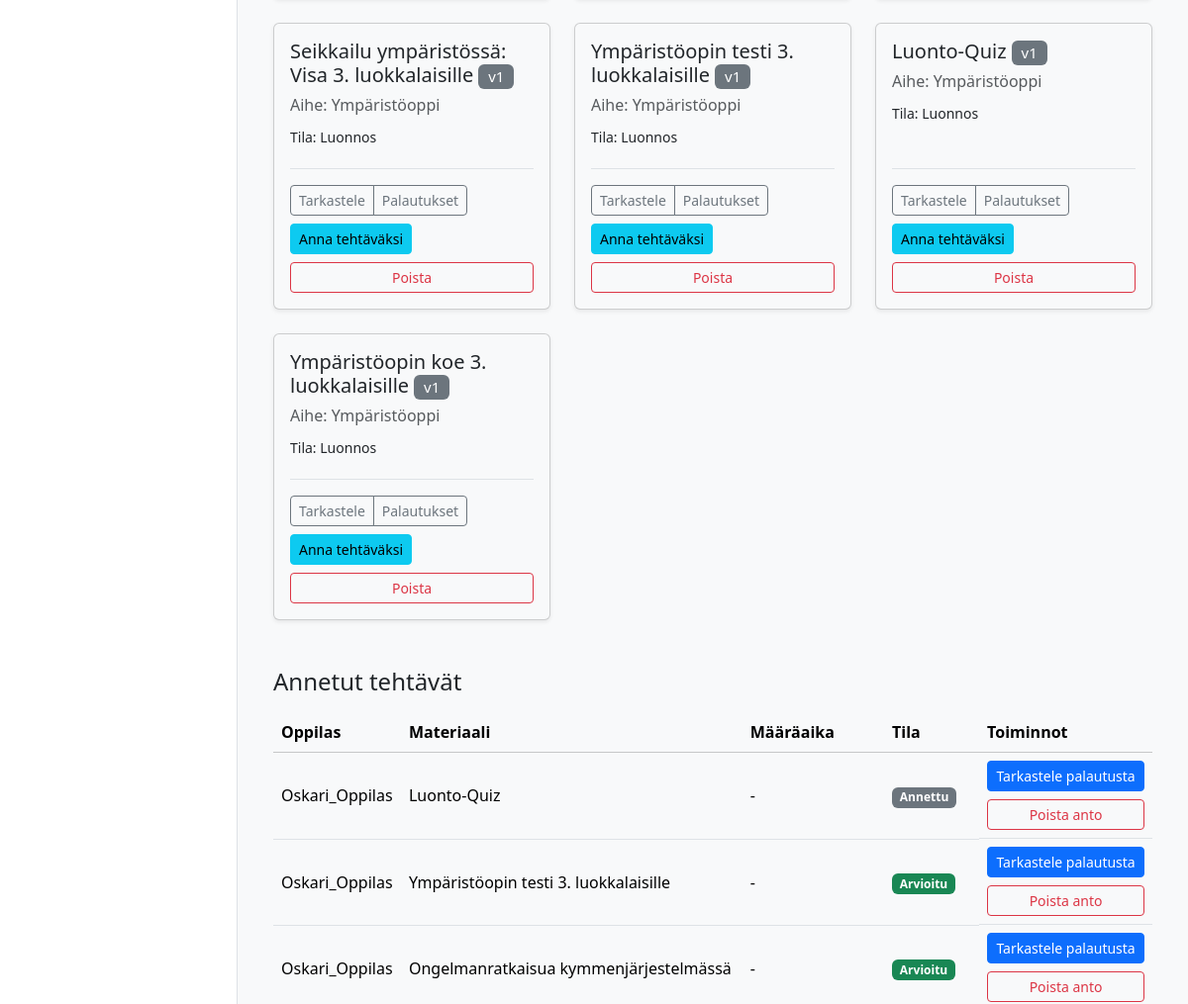
The app's page / (signed in, middle part), older data.
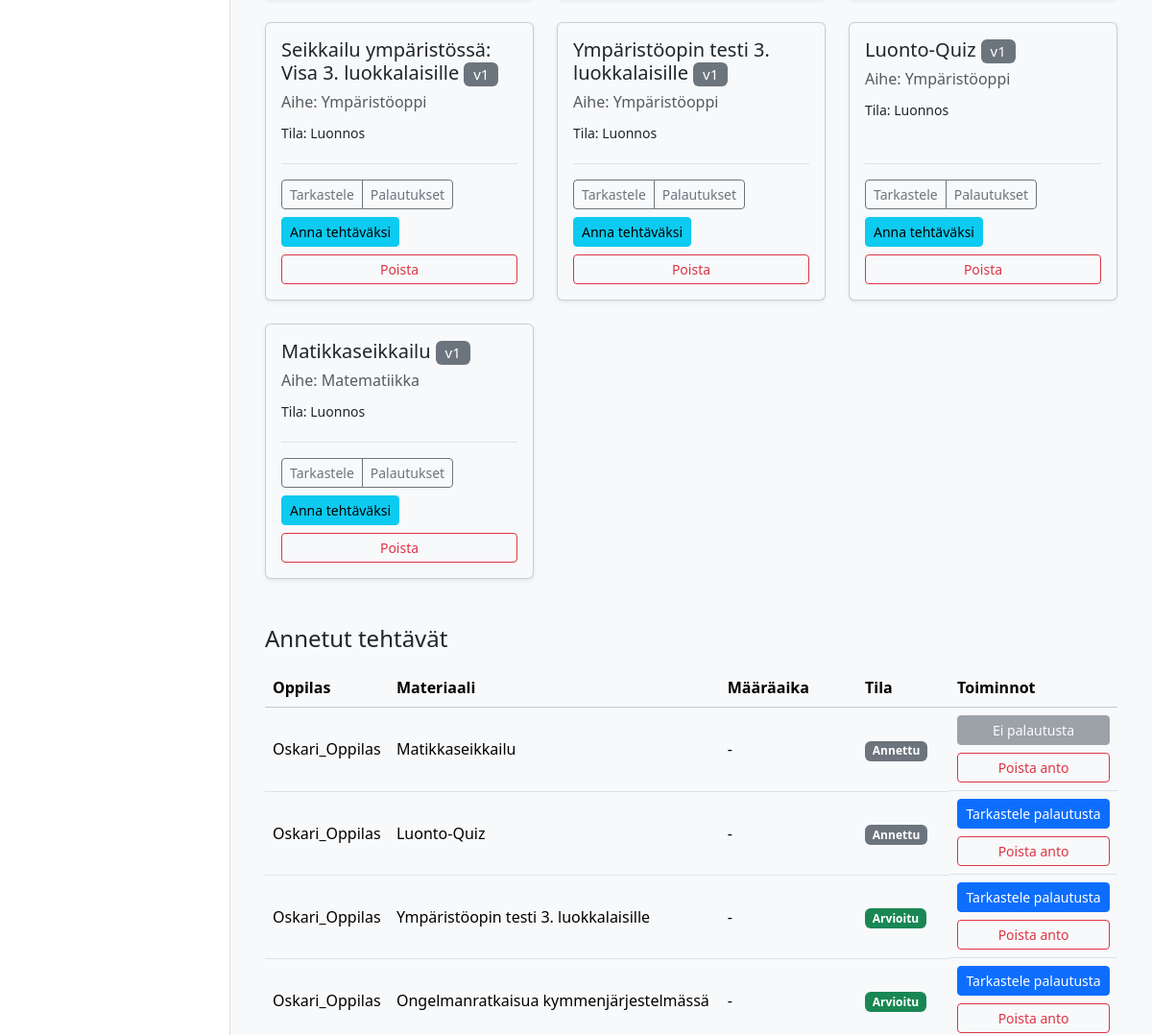
The same page, newer data.
### materials/models.py (models this page shows, shortened)
class Material(models.Model):
    class MaterialType(models.TextChoices):
        TASK = 'tehtävä', _('Tehtävä')
        LEARNING_MATERIAL = 'oppimateriaali', _('Oppimateriaali')
        TEST = 'testi', _('Testi')
        EXAM = 'koe', _('Koe')
        VIDEO = 'video', _('Video')
        GAME = 'peli', _('Peli')
    class Status(models.TextChoices):
        DRAFT = 'DRAFT', _('Luonnos')
        PENDING_APPROVAL = 'PENDING', _('Odottaa hyväksyntää')
        APPROVED = 'APPROVED', _('Hyväksytty')
        REJECTED = 'REJECTED', _('Hylätty')
    GRADE_CHOICES = [(str(i), f"{i}. luokka") for i in range(1, 7)]
    id = models.UUIDField(primary_key=True, default=uuid.uuid4, editable=False)
    title = models.CharField(max_length=255, verbose_name=_("Otsikko"))
    content = models.TextField(
        verbose_name=_("Sisältö"),
        help_text=_("Raakasisältö, esim. AI:n tuottama teksti.")
    )
    structured_content = models.JSONField(
        null=True,
        blank=True,
        verbose_name=_("Jäsennelty sisältö"),
        help_text=_("Esim. monivalinnat tai tehtävän rakenne JSON-muodossa.")
    )
    material_type = models.CharField(
        max_length=50,
        choices=MaterialType.choices,
        default=MaterialType.TASK,
        verbose_name=_("Materiaalin tyyppi"),
    )
    subject = models.CharField(max_length=100, null=True, blank=True, verbose_name=_("Aine"))
    grade_level = models.CharField(
        max_length=20,
        choices=GRADE_CHOICES,
        null=True,
        blank=True,
        verbose_name=_("Luokka-aste"),
    )
    audience = models.JSONField(
        null=True,
        blank=True,
        verbose_name=_("Kohderyhmä"),
        help_text=_("Esim. {'learning_styles': ['visuaalinen'], 'languages': ['fi']}")
    )
    author = models.ForeignKey(
        settings.AUTH_USER_MODEL,
        related_name='authored_materials',
        on_delete=models.CASCADE,
        limit_choices_to={'role': 'TEACHER'},
        verbose_name=_("Tekijä (opettaja)"),
    )
    prompt = models.ForeignKey(
        Prompt,
        on_delete=models.SET_NULL,
        null=True,
        blank=True,
        verbose_name=_("Kehoite"),
    )
    status = models.CharField(
        max_length=50,
        choices=Status.choices,
        default=Status.DRAFT,
        verbose_name=_("Tila"),
    )
    version = models.IntegerField(default=1, verbose_name=_("Versio"))
    parent = models.ForeignKey(
        'self',
        on_delete=models.SET_NULL,
        null=True,
        blank=True,
        related_name='versions',
        verbose_name=_("Edellinen versio"),
    )
    created_at = models.DateTimeField(auto_now_add=True, verbose_name=_("Luotu"))
    updated_at = models.DateTimeField(auto_now=True, verbose_name=_("Päivitetty"))
    class Meta:
        verbose_name = _("Materiaali")
        verbose_name_plural = _("Materiaalit")

class Assignment(models.Model):
    class Status(models.TextChoices):
        ASSIGNED = "ASSIGNED", _("Annettu")
        IN_PROGRESS = "IN_PROGRESS", _("Kesken")
        SUBMITTED = "SUBMITTED", _("Palautettu")
        GRADED = "GRADED", _("Arvioitu")
    id = models.UUIDField(primary_key=True, default=uuid.uuid4, editable=False)
    material = models.ForeignKey(Material, on_delete=models.CASCADE, verbose_name=_("Materiaali"))
    student = models.ForeignKey(
        settings.AUTH_USER_MODEL,
        related_name='assignments',
        on_delete=models.CASCADE,
        limit_choices_to={'role': 'STUDENT'},
        verbose_name=_("Oppilas"),
    )
    assigned_by = models.ForeignKey(
        settings.AUTH_USER_MODEL,
        related_name='assigned_tasks',
        on_delete=models.CASCADE,
        limit_choices_to={'role': 'TEACHER'},
        verbose_name=_("Antanut opettaja"),
    )
    due_at = models.DateTimeField(null=True, blank=True, verbose_name=_("Määräaika"))
    status = models.CharField(max_length=20, choices=Status.choices, default=Status.ASSIGNED, verbose_name=_("Tila"))
    draft_response = models.TextField(blank=True, null=True, verbose_name=_("Luonnosvastaus"))
    created_at = models.DateTimeField(auto_now_add=True, verbose_name=_("Luotu"))
    class Meta:
        constraints = [
            models.UniqueConstraint(fields=['material', 'student'], name='unique_assignment_per_student'),
        ]
        indexes = [
            models.Index(fields=['status']),
            models.Index(fields=['due_at']),
            models.Index(fields=['student']),
            models.Index(fields=['assigned_by']),
        ]
        verbose_name = _("Tehtävänanto")
        verbose_name_plural = _("Tehtävänannot")

### users/models.py (models this page shows, shortened)
class CustomUser(AbstractUser):
    class Role(models.TextChoices):
        TEACHER = 'TEACHER', 'Teacher'
        STUDENT = 'STUDENT', 'Student'
    role = models.CharField(max_length=50, choices=Role.choices, default=Role.STUDENT)
    grade_class = models.PositiveSmallIntegerField(
        verbose_name="Luokka-aste",
        null=True,  # Salli tyhjä arvo (esim. opettajat)
        blank=True, # Ei pakollinen lomakkeissa
        choices=[(i, f"{i}. luokka") for i in range(1, 7)] # Valinnat 1-6
    )

### materials/views.py (the view, shortened to what this page needs)
# urls.py: path("", views.dashboard_view, name='dashboard'),
@login_required(login_url='kirjaudu')
def dashboard_view(request):
    user = request.user
    if user.role == 'TEACHER':
        materials = Material.objects.filter(author=user)
        assignments = (
            Assignment.objects
            .filter(assigned_by=user)
            .select_related('material', 'student')
            .order_by('-created_at')
        )
        context = {'materials': materials, 'assignments': assignments}
        return render(request, 'dashboard/teacher.html', context)
    return redirect('kirjaudu')

### templates/dashboard/teacher.html (shortened to what this page needs)
{% extends 'partials/base.html' %}
{% load static %}
{% block content %}
<div class="container-fluid">
  <section class="materials-list mb-5">
    <div class="row row-cols-1 row-cols-md-2 row-cols-xl-3 g-4">
      {% for m in materials %}
      <div class="col">
        <div class="card h-100 shadow-sm">
          <div class="card-body d-flex flex-column">
            <h5 class="card-title">
              {{ m.title }} <span class="badge bg-secondary fw-normal">v{{ m.version }}</span>
            </h5>
            <p class="card-subtitle mb-2 text-muted">Aihe: {{ m.subject|default:'Ei määritelty' }}</p>
            <p class="card-text"><small>Tila: {{ m.get_status_display }}</small></p>
            <div class="mt-auto pt-3 border-top">
              <div class="d-flex justify-content-between align-items-center flex-wrap gap-2">
                <div class="btn-group">
                  <a class="btn btn-sm btn-outline-secondary" href="{% url 'material_detail' material_id=m.id %}">Tarkastele</a>
                  <a class="btn btn-sm btn-outline-secondary" href="{% url 'view_submissions' material_id=m.id %}">Palautukset</a>
                </div>
                <a class="btn btn-sm btn-info" href="{% url 'assign_material' material_id=m.id %}">Anna tehtäväksi</a>
              </div>
              <div class="d-grid mt-2">
                <button type="button"
                        class="btn btn-sm btn-outline-danger"
                        data-bs-toggle="modal"
                        data-bs-target="#confirmDeleteModal"
                        data-title="{{ m.title }}"
                        data-action="{% url 'delete_material' material_id=m.id %}">
                  Poista
                </button>
              </div>
            </div>
          </div>
        </div>
      </div>
      {% endfor %}
    </div>
  </section>
  <section class="assignments-list" id="annetut-tehtavat">
    <h2 class="h4 mb-3">Annetut tehtävät</h2>
    <table class="table table-hover align-middle tasks">
      <thead class="table-light">
        <tr>
          <th scope="col">Oppilas</th>
          <th scope="col">Materiaali</th>
          <th scope="col">Määräaika</th>
          <th scope="col">Tila</th>
          <th scope="col">Toiminnot</th>
        </tr>
      </thead>
      <tbody>
        {% for assignment in assignments %}
        <tr>
          <td data-label="Oppilas">{{ assignment.student.get_full_name|default:assignment.student.username }}</td>
          <td data-label="Materiaali">{{ assignment.material.title }}</td>
          <td data-label="Määräaika">{{ assignment.due_at|date:"d.m.Y H:i"|default:"-" }}</td>
          <td data-label="Tila">
            <span class="badge
              {% if assignment.status == 'GRADED' %}bg-success
              {% elif assignment.status == 'SUBMITTED' %}bg-primary
              {% elif assignment.status == 'IN_PROGRESS' %}bg-warning text-dark
              {% else %}bg-secondary{% endif %}">
              {{ assignment.get_status_display }}
            </span>
          </td>
          <td data-label="Toiminnot" class="d-grid gap-2">
            {% with sub=assignment.submissions.last %}
              {% if sub %}
                <a class="btn btn-sm btn-primary" href="{% url 'grade_submission' submission_id=sub.id %}">
                  Tarkastele palautusta
                </a>
              {% else %}
                <button class="btn btn-sm btn-secondary" disabled>Ei palautusta</button>
              {% endif %}
            {% endwith %}
            <button type="button"
                    class="btn btn-sm btn-outline-danger"
                    data-bs-toggle="modal"
                    data-bs-target="#confirmUnassignModal"
                    data-title="{{ assignment.material.title }} – {{ assignment.student.get_full_name|default:assignment.student.username }}"
                    data-action="{% url 'unassign' assignment_id=assignment.id %}">
              Poista anto
            </button>
          </td>
        </tr>
        {% empty %}
        <tr>
          <td colspan="5" class="text-center">
            <div class="alert alert-secondary mb-0">Et ole vielä antanut yhtään tehtävää.</div>
          </td>
        </tr>
        {% endfor %}
      </tbody>
    </table>
  </section>
</div>
{% endblock %}

### templates/partials/base.html (shortened to what this page needs)
{% load static %}
<!DOCTYPE html>
<html lang="fi" data-bs-theme="light">
<head>
  <link href="https://cdn.jsdelivr.net/npm/bootstrap@5.3.2/dist/css/bootstrap.min.css" rel="stylesheet">
  <link rel="stylesheet" href="https://cdn.jsdelivr.net/npm/bootstrap-icons@1.11.3/font/bootstrap-icons.min.css">
  <link rel="stylesheet" href="{% static 'css/style.css' %}">
</head>
<body>
  <div class="main-layout-container">
    <aside class="sidebar d-none d-lg-flex flex-column">
    </aside>
    <div class="main-content-wrapper">
      <main class="page-content">
        {% block content %}{% endblock %}
      </main>
    </div>
  </div>
</body>
</html>

### TaskuOpe/static/css/style.css (style rules this page uses)
:root { --sidebar-width: 240px; }
[data-bs-theme="light"] { --bg-color: #f8f9fa; --card-bg-color: #ffffff; --text-color: #212529; --border-color: #dee2e6; --bs-body-bg: var(--bg-color); --bs-body-color: var(--text-color); --bs-border-color: var(--border-color); --bs-card-bg: var(--card-bg-color); }
html, body { height: 100%; overflow: hidden; }
.main-layout-container { display: flex; flex-direction: row; height: 100%; width: 100%; background-color: var(--bs-body-bg); }
.sidebar { width: var(--sidebar-width); flex-shrink: 0; height: 100vh; overflow-y: auto; background-color: var(--card-bg-color); border-right: 1px solid var(--border-color); padding: 1.5rem 1rem; }
.main-content-wrapper { flex-grow: 1; display: flex; flex-direction: column; height: 100vh; overflow: hidden; }
.page-content { flex-grow: 1; overflow-y: auto; padding: 1.5rem; }
.card-body, #markdown-preview { display: flow-root; }
#markdown-preview h1, .card-body h1, #markdown-preview h2, .card-body h2, #markdown-preview h3, .card-body h3, #markdown-preview h4, .card-body h4, #markdown-preview p, .card-body p, #markdown-preview ul, .card-body ul, #markdown-preview ol, .card-body ol, #markdown-preview blockquote, .card-body blockquote { margin-bottom: 1.25rem; }
:root { --taskuope-font-sans: system-ui, -apple-system, "Segoe UI", Roboto, "Helvetica Neue", Arial, sans-serif; }

Row changes from the older to the newer data that the page shows:
removed Material: title "Ympäristöopin koe 3. luokkalaisille", version "1", subject "Ympäristöoppi", status "Luonnos"
added Material: title "Matikkaseikkailu", version "1", subject "Matematiikka", status "Luonnos"
added Assignment: student.get_full_name "Oskari_Oppilas", material "Matikkaseikkailu", due_at "-", status "Annettu", shows "Ei palautusta"
